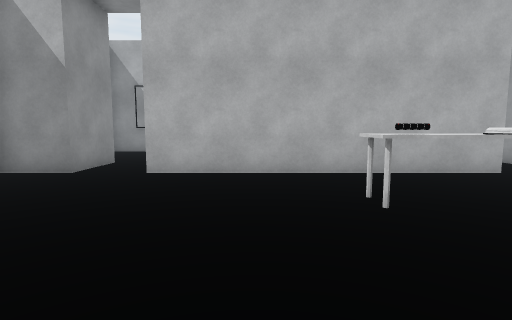
View 1 (above)

24 first-person views from a walk through a Unity game level. The camera is 1.2 m above the floor, tilts 6° down and sees 80° across. The floor is counted in squares, 1 m on a side. Each view is taken from the middle of a square. On the plan, view 1 faces up. The plan holds only what a view shows up to about 13 squares ahead; the rest is blank. The player is left out. Door leaves are left out, so doorways stand open. Some surface patterns are stand-ins.

View 2
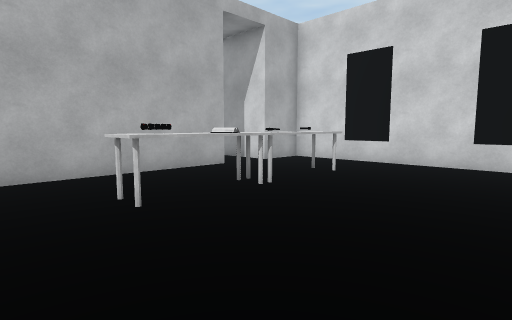

View 3
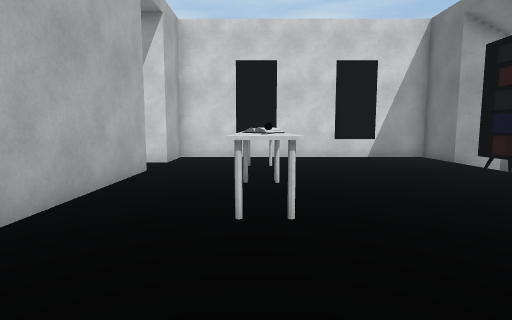

View 4
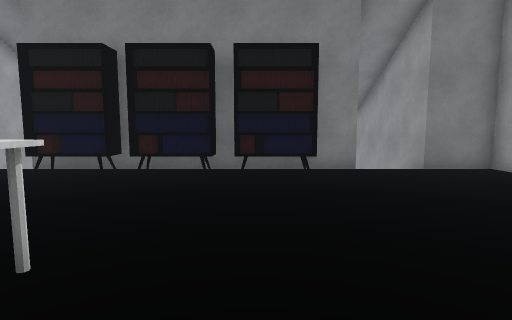

View 5
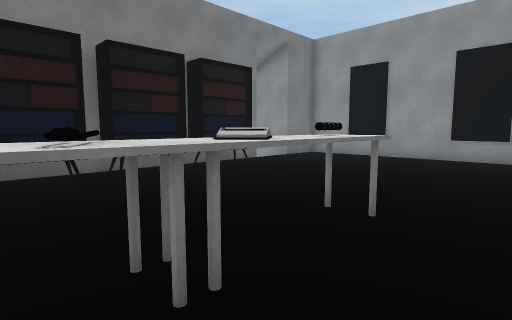

View 6
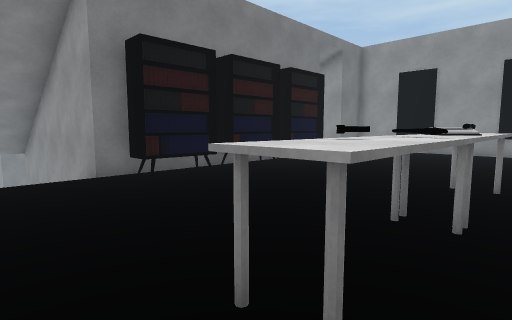

View 7
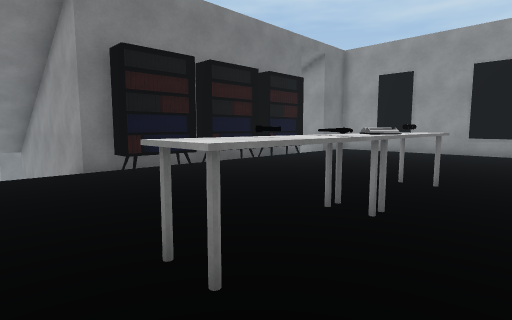

View 8
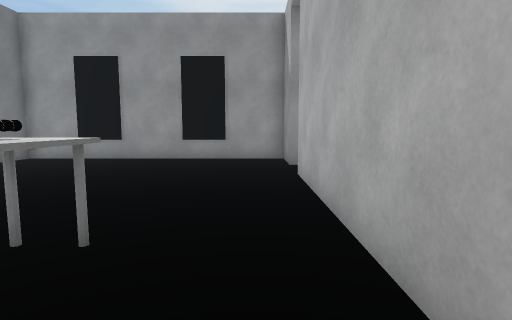

View 9
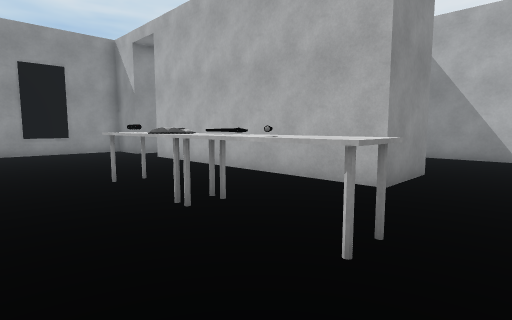

View 10
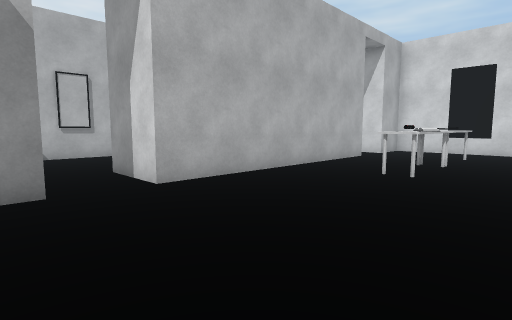

View 11
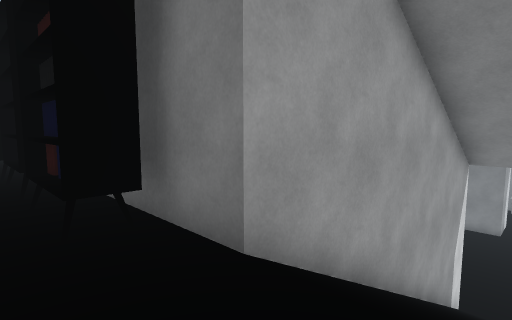

View 12
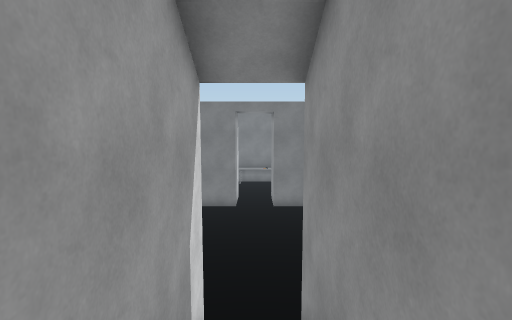

View 13
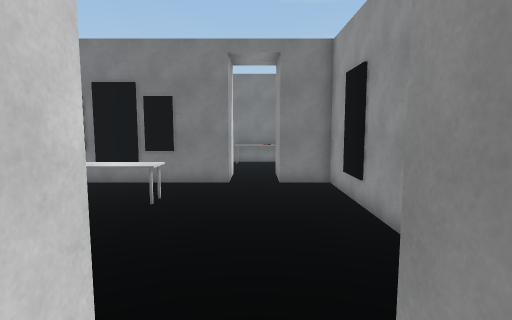

View 14
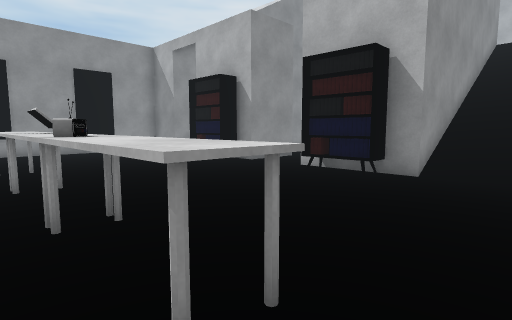

View 15
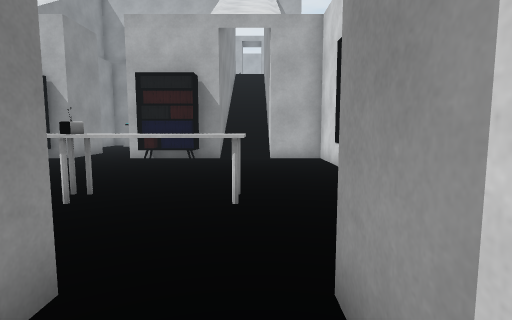

View 16
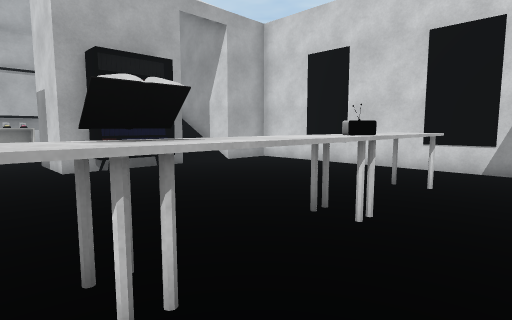

View 17
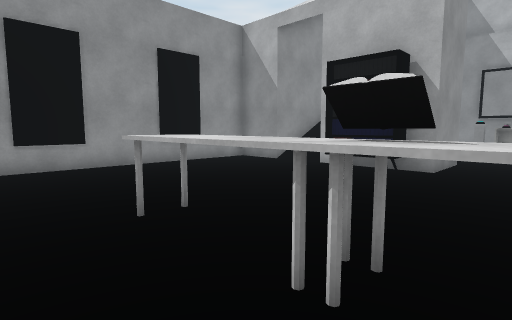

View 18
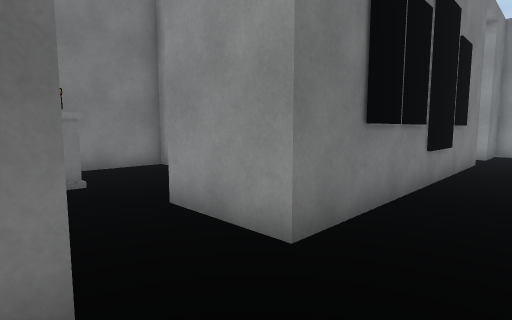

View 19
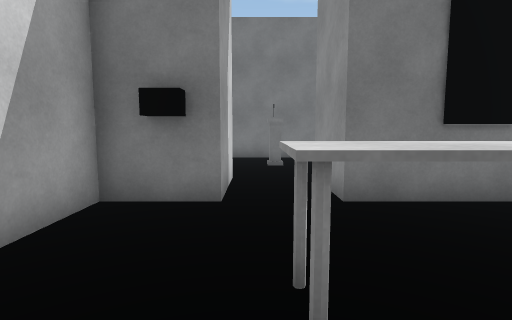

View 20
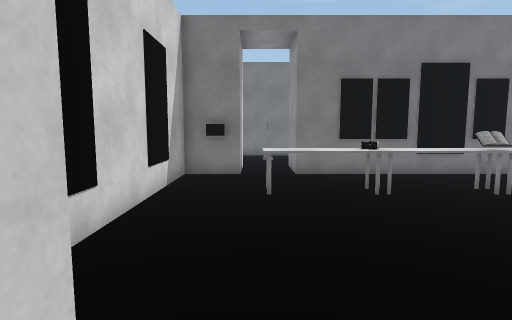

View 21
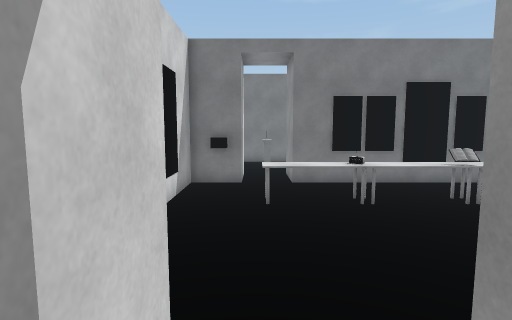

View 22
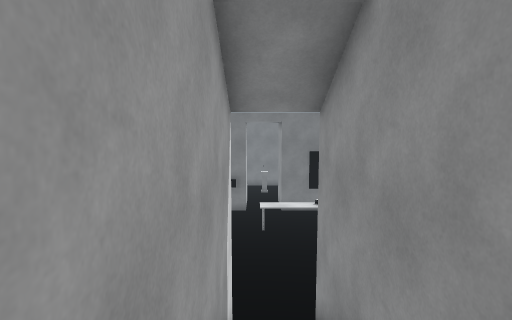

View 23
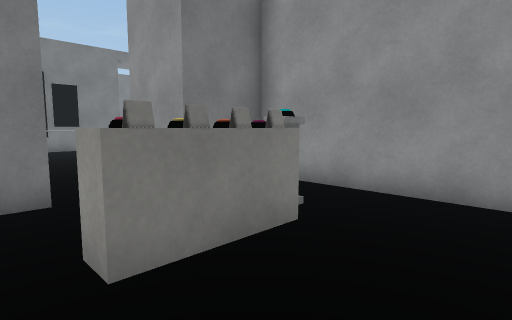

View 24
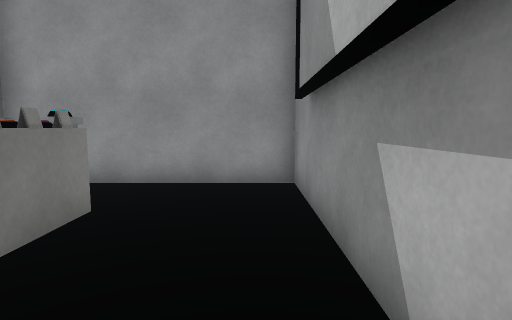

### Floor plan
Key: @ floor where view 1 was taken; # wall or solid block; . main floor; : floor 5 m higher than the main floor; / step, stairs or slope; D open door; T table; B books; E desk; O other object.
Columns run from 7 left of view 1 to 11 right of it. Each row starts with its distance up from view 1.
 16    ####     ####
 15    :::      ::::
 14    :::       :::
 13   ::::       :::
 12   :::        :::
 11   :::         ::
 10   #:#        #::#
  9   #:#        #::#
  8 ###:##########DD###
  7 #:::::::::::::::::#
  6 #:::::::::::::::::#
  5 #::::::::TTBTTTT::#
  4 #:::::::::::::::::#
  3 #:::::::::::::::::#
  2 #:::::::::::::::::#
  1 #:::::::::::::::::#
  0 #::::::@::::::::::#
 -1 #:::::OOOOOOOO::::#
 -2 ###/##########//###
 -3   # ##########/ #
 -4   # ##.    ..#/ #
 -5   #/##..     #//#
 -6   #/##..EEE  #//#
 -7   #/##..O E  #//#
 -8   #/##. ...  #//#
 -9   #/##  ...  #//#
-10   #/#####.####//#
-11   #/#  ##.## #//#
-12 ###.##O#DDD#O#..###
-13 #....OOO...OO.....#
-14 #.................#
-15 #.................#
-16 #.................#
-17 #.................#
-18 #.....TTTTTTTTT...#
-19 #.....TTTTTTOTTT..#
-20 #.................#
-21 #.................#
-22 ##DDD#########DDO##
-23   #.##       #..##
-24              #..#
-25              ....
-26              ....
-27             ..OO.
-28             .....
-29            #.....
-30            ######

Positions as (right, up) in squares from view 1, and headings:
1: (0, 0), facing up
2: (0, 0), facing up-right
3: (-2, 5), facing right
4: (0, 7), facing down
5: (6, 7), facing down-left
6: (9, 6), facing down-left
7: (9, 7), facing down-left
8: (5, 7), facing left
9: (9, 2), facing up-left
10: (-6, 2), facing up-right
11: (-5, 0), facing down-right
12: (-4, -6), facing down
13: (-4, -10), facing down
14: (9, -20), facing up-left
15: (8, -24), facing up
16: (1, -21), facing up-right
17: (3, -21), facing up-left
18: (9, -20), facing down-left
19: (8, -17), facing down
20: (8, -11), facing down
21: (8, -10), facing down
22: (8, -5), facing down
23: (4, -4), facing down-left
24: (5, -4), facing left
